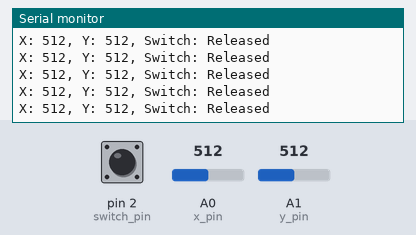
A program run on a simulated Arduino Uno, built with avr-gcc and run on an emulated ATmega328P. On the bench: the last lines printed to the serial monitor. The test bench sets the inputs (shaded band); at power-on: pin 2 (switch_pin) HIGH, A0 (x_pin) = 512, A1 (y_pin) = 512.

Above: at 1.2 s.
1.3 s: pin 2 (switch_pin) pulled LOW for 0.25 s
At 1.56 s:
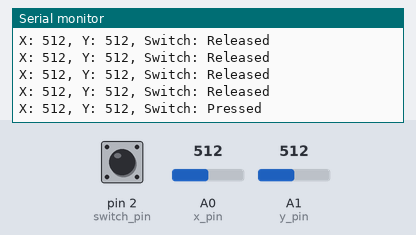
3.0 s: A0 (x_pin) set to 716
At 3.17 s:
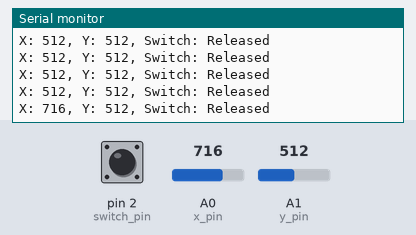
4.5 s: A1 (y_pin) set to 716
At 4.57 s:
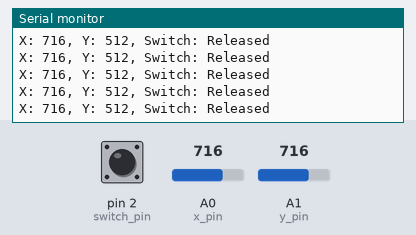
6.0 s: pin 2 (switch_pin) pulled LOW for 1 s
At 6.18 s:
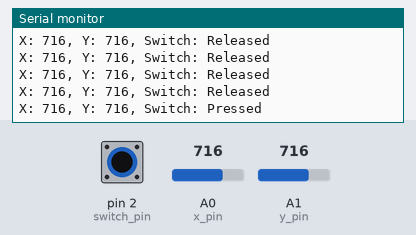
8.5 s: A0 (x_pin) set to 900
At 8.59 s:
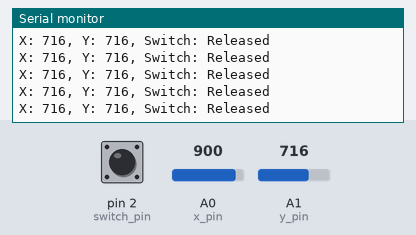
10.0 s: A1 (y_pin) set to 900
At 10.19 s:
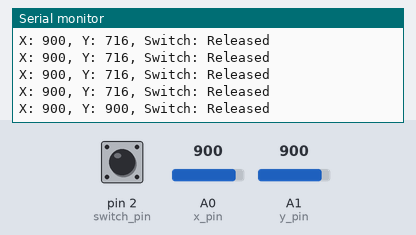
Timing chart, 0 to 12.5 s (numbered marks = the images above; inputs shaded):
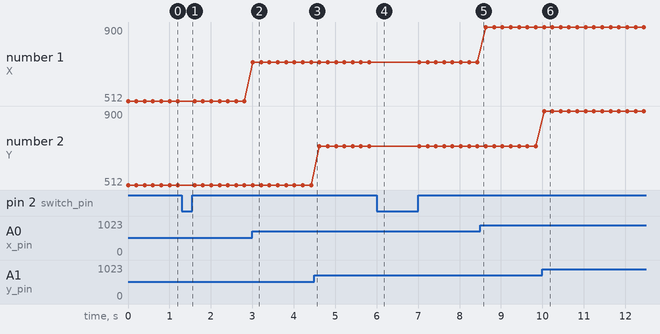

The program:

main.cpp
```cpp
#include <Arduino.h>

const int x_pin = A0;
const int y_pin = A1;
const int switch_pin = 2;

void setup()
{
    Serial.begin(9600); // Initialize serial communication
    pinMode(x_pin, INPUT); // Set x-axis pin as input
    pinMode(y_pin, INPUT); // Set y-axis pin as input
    pinMode(switch_pin, INPUT_PULLUP); // Set switch pin as input with pull-up
}

void loop()
{
    int x_value = analogRead(x_pin); // Read x-axis
    int y_value = analogRead(y_pin); // Read y-axis
    int switch_state = digitalRead(switch_pin); // Read switch (pressed = LOW)

    Serial.print("X: ");
    Serial.print(x_value);
    Serial.print(", Y: ");
    Serial.print(y_value);
    Serial.print(", Switch: ");
    Serial.println(switch_state == LOW ? "Pressed" : "Released");

    delay(200); // Small delay for readability
}
```

Measured:
- after the input at 1.3 s, the serial monitor: prints a new line after 0.11 s (image 1)
- after the input at 3.0 s, the serial monitor: prints a new line at once (image 2)
- after the input at 6.0 s, the serial monitor: prints a new line at once (image 4)
- after the input at 10.0 s, the serial monitor: prints a new line at once (image 6)
- plotted number 1: 512 → 716 after the input at 3.0 s, 716 → 900 after the input at 8.5 s
